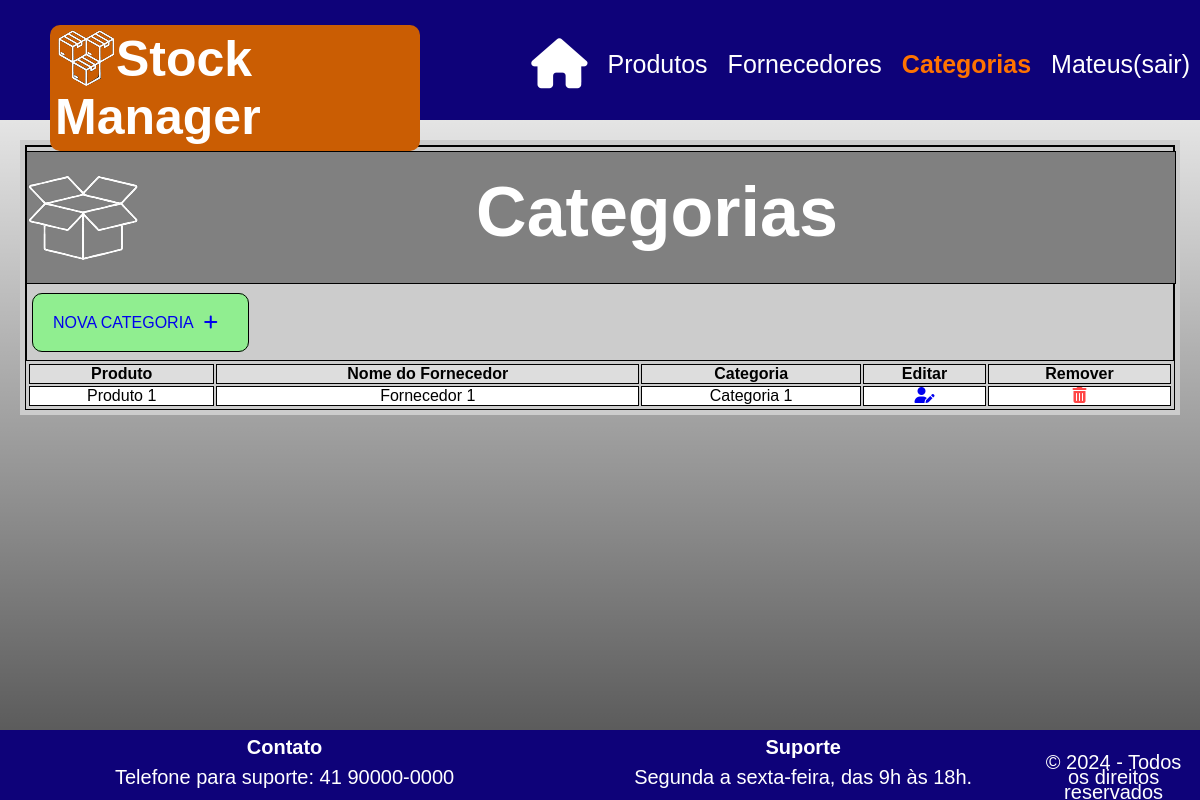
Screenshot of /index.php?pagina=categorias (signed in) with the database file from the repository.
### tables this page shows
CREATE TABLE `categorias` (
  `id_fornecedor_produto` int(11) NOT NULL,
  `id_produto` int(11) NOT NULL,
  `id_fornecedor` int(11) NOT NULL,
  `categoria` varchar(50) NOT NULL,
  `data_registro` datetime NOT NULL DEFAULT current_timestamp()
);

CREATE TABLE `produtos` (
  `id_produto` int(11) NOT NULL,
  `data` date NOT NULL,
  `codigo` int(11) NOT NULL,
  `nome_produto` varchar(50) NOT NULL,
  `entradas` float NOT NULL,
  `saidas` float NOT NULL,
  `data_registro` datetime NOT NULL DEFAULT current_timestamp()
);

CREATE TABLE `fornecedores` (
  `id_fornecedor` int(11) NOT NULL,
  `id_produto` varchar(50) NOT NULL,
  `nome_fornecedor` varchar(30) NOT NULL,
  `contato` varchar(20) NOT NULL,
  `data_registro` datetime NOT NULL DEFAULT current_timestamp()
);

### categorias.php (the view, shortened to what this page needs)
<?php
try {
    require 'conexao.php';
    $nivel_usuario = $_SESSION['nivel'];
    $permitir_inserir = true;
    $permitir_editar_excluir = ($nivel_usuario == "admin");
    $sql_categorias = $pdo->query("
        SELECT categorias.*, produtos.nome_produto, fornecedores.nome_fornecedor
        FROM categorias
        JOIN produtos ON categorias.id_produto = produtos.id_produto
        JOIN fornecedores ON categorias.id_fornecedor = fornecedores.id_fornecedor
    ");
    $resultados = $sql_categorias->fetchAll();
} catch (PDOException $e) {
    echo "Erro: " . $e->getMessage();
}
?>
<!DOCTYPE html>
<html lang="pt-br">
<head>
</head>
<body>
    <main>
        <div class="main">
            <div id="logoc">
                <img src="img/logoc.png" alt="Logo">
                <h1>Categorias</h1>
            </div>
            <?php if ($permitir_inserir) { ?>
                <div id="inserir">
                    <a href="?pagina=inserir_categoria">NOVA CATEGORIA<i class="fa-solid fa-plus"></i></a>
                </div>
            <?php } ?>
            <table style="border:1px solid #ccc; width:100%; text-align: center;" id="categorias" style="width:100%;">
                <thead>
                    <tr style="background-color: #ddd;">
                        <th style="text-align:center;">Produto</th>
                        <th style="text-align:center;">Nome do Fornecedor</th>
                        <th style="text-align:center;">Categoria</th>
                        <?php if ($permitir_editar_excluir) { ?>
                            <th style="text-align:center;">Editar</th>
                            <th style="text-align:center;">Remover</th>
                        <?php } ?>
                    </tr>
                </thead>
                <tbody>
                    <?php foreach ($resultados as $linha) { ?>
                        <tr style="background-color: white;">
                            <td style="text-align: center;border: 1px solid #000000;"><?php echo isset($linha['nome_produto']) ? $linha['nome_produto'] : 'Produto não encontrado'; ?></td>
                            <td style="text-align: center;border: 1px solid #000000;"><?php echo isset($linha['nome_fornecedor']) ? $linha['nome_fornecedor'] : 'Fornecedor não encontrado'; ?></td>
                            <td style="text-align: center;border: 1px solid #000000;"><?php echo $linha['categoria']; ?></td>
                            <?php if ($permitir_editar_excluir) { ?>
                                <td style="text-align: center;border: 1px solid #000000;">
                                    <a href="?pagina=inserir_categoria&editar=<?php echo $linha['id_fornecedor_produto']; ?>">
                                        <i class="fa-solid fa-user-pen"></i>
                                    </a>
                                </td>
                                <td style="text-align: center;border: 1px solid #000000;">
                                    <a href="excluir_categoria.php?id_fornecedor_produto=<?php echo $linha['id_fornecedor_produto']; ?>" onclick="return confirm('Deseja excluir este registro?')">
                                        <i class="fa-solid fa-trash-can" style="color: #ff4747;"></i>
                                    </a>
                                </td>
                            <?php } ?>
                        </tr>
                    <?php } ?>
                </tbody>
            </table>
        </div>
    </main>
</body>
</html>

### css/style.css (style rules this page uses)
* { margin: 0; padding: 0; }
:root { --azul: rgb(14, 2, 121); --laranja: rgb(202, 93, 3); --cinza: #d9d9d9; }
body { font-family: 'Gill Sans', 'Gill Sans MT', Calibri, 'Trebuchet MS', sans-serif; background: linear-gradient( to bottom, rgba(0, 0, 0, 0) , rgba(0, 0, 0, 0.7) ),url(../img/fundo.jpg); background-repeat: no-repeat; background-size: cover; background-attachment: fixed; }
#logoc img, #logoc { float: left }
.main { border: 1px solid #000000; }
@media (min-width: 1024px) { main { margin: 20px 20px 100px 20px; padding: 5px; background-color: #ccc; } }
@media (min-width: 1024px) { #logoc h1 { font-size: 50px; color: white; text-align: center; } }
@media (min-width: 1024px) { #logoc { border: 1px solid #000000; padding: 20px 0px 20px 0px; margin: 0px 0px 20px 0px; background-color: gray; width: 100%; text-align: center; } }
@media (min-width: 1024px) { #logoc h1 { font-size: 70px; color: white; } }
@media (min-width: 1024px) { #inserir { padding: 20px 0px 20px 5px; background-color: #ccc; border: 1px solid #000000; } }
@media (min-width: 1024px) { #inserir a { background-color: lightgreen; padding: 20px; text-decoration: none; border-radius: 10px; border: 1px solid #000000; } }
@media (min-width: 1024px) { #inserir i { padding: 10px; } }
@media (min-width: 1200px) { main { margin: 20px 20px 100px 20px; padding: 5px; background-color: #ccc; } }
@media (min-width: 1200px) { #logoc h1 { font-size: 50px; color: white; text-align: center; } }
@media (min-width: 1200px) { #logoc { border: 1px solid #000000; padding: 20px 0px 20px 0px; margin: 0px 0px 20px 0px; background-color: gray; width: 100%; text-align: center; } }
@media (min-width: 1200px) { #logoc h1 { font-size: 70px; color: white; } }
@media (min-width: 1200px) { #inserir { padding: 20px 0px 20px 5px; background-color: #ccc; border: 1px solid #000000; } }
@media (min-width: 1200px) { #inserir a { background-color: lightgreen; padding: 20px; text-decoration: none; border-radius: 10px; border: 1px solid #000000; } }
@media (min-width: 1200px) { #inserir i { padding: 10px; } }

### header.php (style rules this page uses)
img { float: left; }

### categorias.php (style rules this page uses)
th, td { border: 1px solid #000; text-align: center; }
th { border: 1px solid #000000; background-color: #ddd; }
td { background-color: white; }

### rows the page displays
categorias: id_produto.nome_produto "Produto 1", id_fornecedor.nome_fornecedor "Fornecedor 1", categoria "Categoria 1"

### other values shown
$_SESSION['usuario'] "Mateus"
